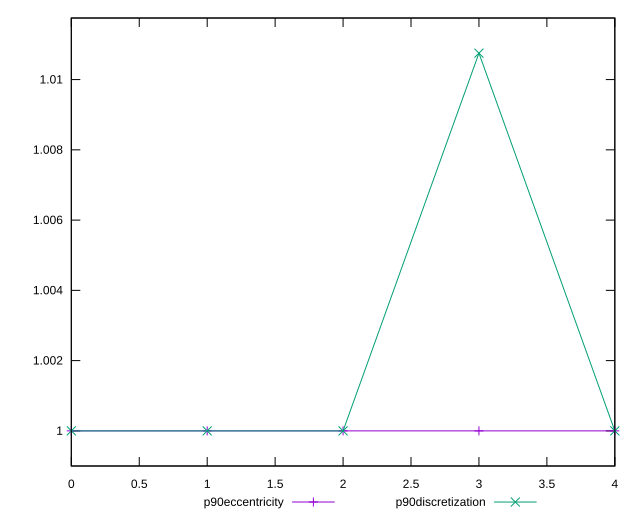

gnuplot code for this plot:
reset

$p90Eccentricity <<EOF
0 1.0000000000000004
1 0.9999999999999999
2 1.0000000000000002
3 1
4 1
EOF

$p90Discretization <<EOF
0 1
1 1
2 1
3 1.010752688172043
4 1
EOF

set key outside below
set xrange [0:4]
set yrange [0.9989999999999999:1.011752688172043]
set trange [0.9989999999999999:1.011752688172043]
set terminal svg size 640, 520 enhanced background rgb 'white'
set output "report_00023_2021-02-20T12:14:57.249Z/interactive/progression/eccentricity.svg"

plot $p90Eccentricity title "p90eccentricity" with linespoints, \
     $p90Discretization title "p90discretization" with linespoints

reset
